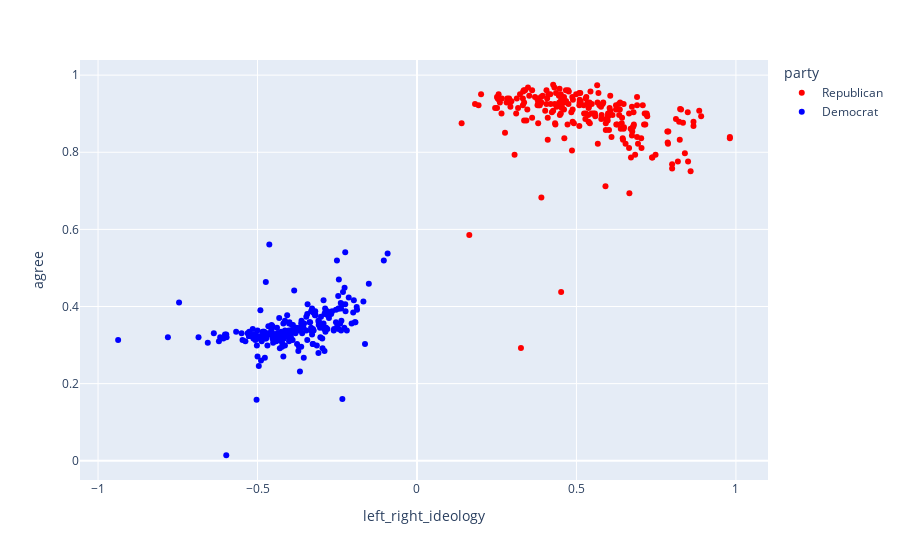

The notebook cell this image was saved under:
### Code cell
fig = px.scatter(vote_data,
                 x = 'left_right_ideology',
                 y = 'agree',
                 hover_name = "comparison_member",
                 color = 'party',
                 color_discrete_map={'Republican': 'red', 'Democrat': 'blue', 'Independent': 'green'})

fig.show()

### Figure 1 — Plotly figure (JSON) as saved in the notebook; plotly's stock layout.template omitted (floating-point values rounded to 4 significant figures; data arrays with more than 128 entries replaced by an {"elided": "..."} marker saying what was removed)
{"data": [{"hovertemplate": "<b>%{hovertext}</b><br><br>party=Republican<br>left_right_ideology=%{x}<br>agree=%{y}<extra></extra>", "hovertext": {"elided": "223 str values"}, "legendgroup": "Republican", "marker": {"color": "red", "symbol": "circle"}, "mode": "markers", "name": "Republican", "orientation": "v", "showlegend": true, "type": "scatter", "x": {"elided": "223 float values"}, "xaxis": "x", "y": {"elided": "223 float values"}, "yaxis": "y"}, {"hovertemplate": "<b>%{hovertext}</b><br><br>party=Democrat<br>left_right_ideology=%{x}<br>agree=%{y}<extra></extra>", "hovertext": {"elided": "219 str values"}, "legendgroup": "Democrat", "marker": {"color": "blue", "symbol": "circle"}, "mode": "markers", "name": "Democrat", "orientation": "v", "showlegend": true, "type": "scatter", "x": {"elided": "219 float values"}, "xaxis": "x", "y": {"elided": "219 float values"}, "yaxis": "y"}], "layout": {"legend": {"title": {"text": "party"}, "tracegroupgap": 0}, "margin": {"t": 60}, "xaxis": {"anchor": "y", "domain": [0, 1], "title": {"text": "left_right_ideology"}}, "yaxis": {"anchor": "x", "domain": [0, 1], "title": {"text": "agree"}}}}
